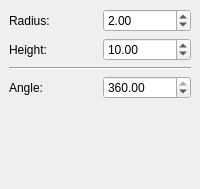
        <widget class="QWidget" name="Page2_cylinder">
         <layout class="QGridLayout">
          <property name="margin">
           <number>9</number>
          </property>
          <property name="spacing">
           <number>6</number>
          </property>
          <item row="2" column="0">
           <layout class="QHBoxLayout">
            <property name="spacing">
             <number>6</number>
            </property>
            <property name="margin">
             <number>0</number>
            </property>
            <item>
             <widget class="QLabel" name="label">
              <property name="text">
               <string>Angle:</string>
              </property>
             </widget>
            </item>
            <item>
             <widget class="QDoubleSpinBox" name="cylinderAngle">
              <property name="maximum">
               <double>360.000000000000000</double>
              </property>
              <property name="value">
               <double>360.000000000000000</double>
              </property>
             </widget>
            </item>
           </layout>
          </item>
          <item row="1" column="0">
           <widget class="Line" name="line_2">
            <property name="frameShape">
             <enum>QFrame::HLine</enum>
            </property>
            <property name="frameShadow">
             <enum>QFrame::Sunken</enum>
            </property>
           </widget>
          </item>
          <item row="3" column="0">
           <spacer>
            <property name="orientation">
             <enum>Qt::Vertical</enum>
            </property>
            <property name="sizeType">
             <enum>QSizePolicy::Expanding</enum>
            </property>
            <property name="sizeHint" stdset="0">
             <size>
              <width>31</width>
              <height>81</height>
             </size>
            </property>
           </spacer>
          </item>
          <item row="0" column="0">
           <layout class="QGridLayout">
            <property name="margin">
             <number>0</number>
            </property>
            <property name="spacing">
             <number>6</number>
            </property>
            <item row="0" column="0">
             <widget class="QLabel" name="textLabel5">
              <property name="text">
               <string>Radius:</string>
              </property>
             </widget>
            </item>
            <item row="0" column="1">
             <widget class="QDoubleSpinBox" name="cylinderRadius">
              <property name="maximum">
               <double>1000.000000000000000</double>
              </property>
              <property name="value">
               <double>2.000000000000000</double>
              </property>
             </widget>
            </item>
            <item row="1" column="1">
             <widget class="QDoubleSpinBox" name="cylinderHeight">
              <property name="maximum">
               <double>1000.000000000000000</double>
              </property>
              <property name="value">
               <double>10.000000000000000</double>
              </property>
             </widget>
            </item>
            <item row="1" column="0">
             <widget class="QLabel" name="textLabel6">
              <property name="text">
               <string>Height:</string>
              </property>
             </widget>
            </item>
           </layout>
          </item>
         </layout>
        </widget>
